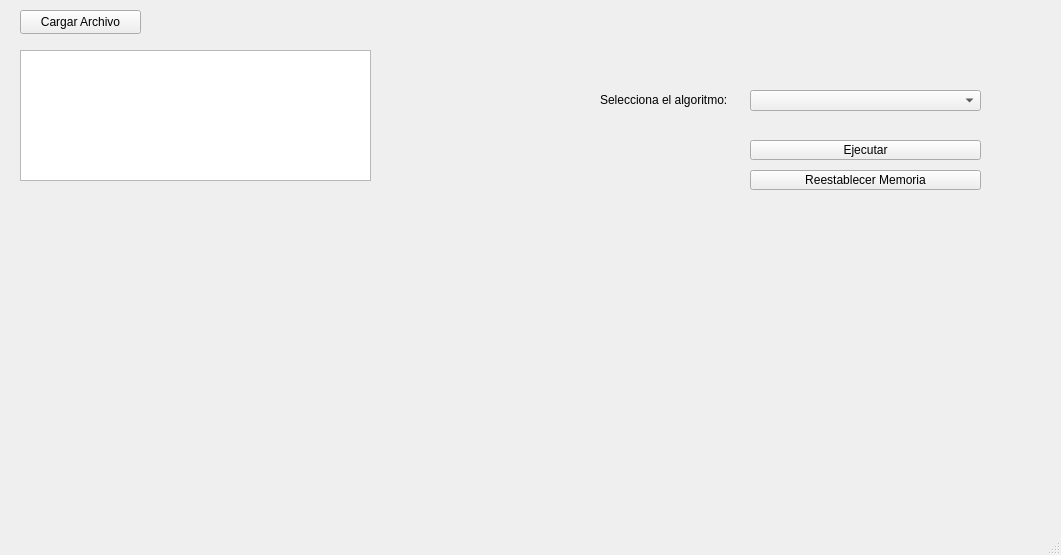
<?xml version="1.0" encoding="UTF-8"?>
<ui version="4.0">
 <class>MainWindow</class>
 <widget class="QMainWindow" name="MainWindow">
  <property name="geometry">
   <rect>
    <x>0</x>
    <y>0</y>
    <width>1061</width>
    <height>555</height>
   </rect>
  </property>
  <property name="windowTitle">
   <string>MainWindow</string>
  </property>
  <widget class="QWidget" name="centralwidget">
   <widget class="QWidget" name="w_memory" native="true">
    <property name="geometry">
     <rect>
      <x>20</x>
      <y>210</y>
      <width>1021</width>
      <height>271</height>
     </rect>
    </property>
   </widget>
   <widget class="QComboBox" name="cb_seleccionar_algoritmo">
    <property name="geometry">
     <rect>
      <x>750</x>
      <y>90</y>
      <width>231</width>
      <height>21</height>
     </rect>
    </property>
   </widget>
   <widget class="QLabel" name="label">
    <property name="geometry">
     <rect>
      <x>600</x>
      <y>90</y>
      <width>141</width>
      <height>20</height>
     </rect>
    </property>
    <property name="text">
     <string>Selecciona el algoritmo:</string>
    </property>
   </widget>
   <widget class="QPushButton" name="b_ejecutar">
    <property name="geometry">
     <rect>
      <x>750</x>
      <y>140</y>
      <width>231</width>
      <height>20</height>
     </rect>
    </property>
    <property name="text">
     <string>Ejecutar</string>
    </property>
   </widget>
   <widget class="QPushButton" name="b_cargar_datos">
    <property name="geometry">
     <rect>
      <x>20</x>
      <y>10</y>
      <width>121</width>
      <height>24</height>
     </rect>
    </property>
    <property name="text">
     <string>Cargar Archivo</string>
    </property>
   </widget>
   <widget class="QPlainTextEdit" name="pt_editar_texto">
    <property name="enabled">
     <bool>true</bool>
    </property>
    <property name="geometry">
     <rect>
      <x>20</x>
      <y>50</y>
      <width>351</width>
      <height>131</height>
     </rect>
    </property>
   </widget>
   <widget class="QPushButton" name="b_reestablecer">
    <property name="geometry">
     <rect>
      <x>750</x>
      <y>170</y>
      <width>231</width>
      <height>20</height>
     </rect>
    </property>
    <property name="text">
     <string>Reestablecer Memoria</string>
    </property>
   </widget>
  </widget>
  <widget class="QMenuBar" name="menubar">
   <property name="geometry">
    <rect>
     <x>0</x>
     <y>0</y>
     <width>1061</width>
     <height>33</height>
    </rect>
   </property>
  </widget>
  <widget class="QStatusBar" name="statusbar"/>
 </widget>
 <resources/>
 <connections/>
</ui>
